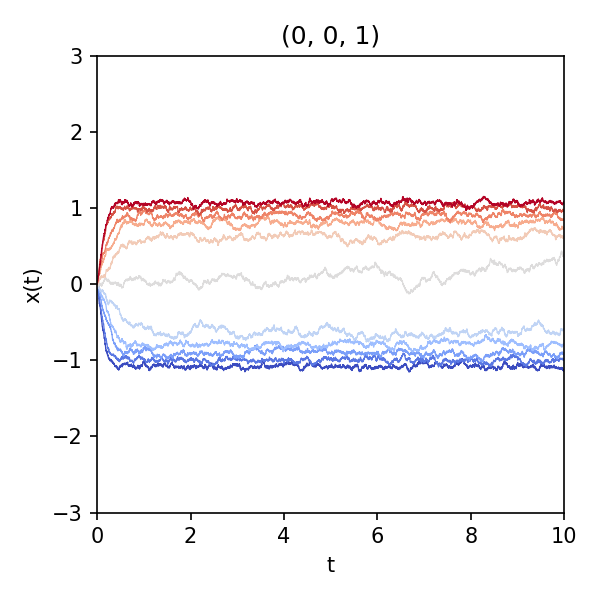

This figure's Python source:
import numpy as np
import matplotlib.pyplot as plt

from Graphs.neuron_dynamics import simulate, I_DEFAULT, J_QUARTIC


def main():
    # Fig. 1(d): quartic-potential neuron J = (0, 0, 1), beta = 100.
    t, x = simulate(J_QUARTIC, I_DEFAULT, tf=10.0, dt=1e-3, beta=100.0)

    fig, ax = plt.subplots(figsize=(4, 4))
    colors = plt.cm.coolwarm(np.linspace(0.0, 1.0, len(I_DEFAULT)))
    for traj, c in zip(x, colors):
        ax.plot(t, traj, color=c, lw=0.6)

    ax.set_title("(0, 0, 1)")
    ax.set_xlabel("t")
    ax.set_ylabel("x(t)")
    ax.set_xlim(0, 10)
    ax.set_ylim(-3, 3)
    fig.tight_layout()
    fig.savefig("quartic_graph.png", dpi=150)
    print("saved quartic_graph.png")


if __name__ == "__main__":
    main()
